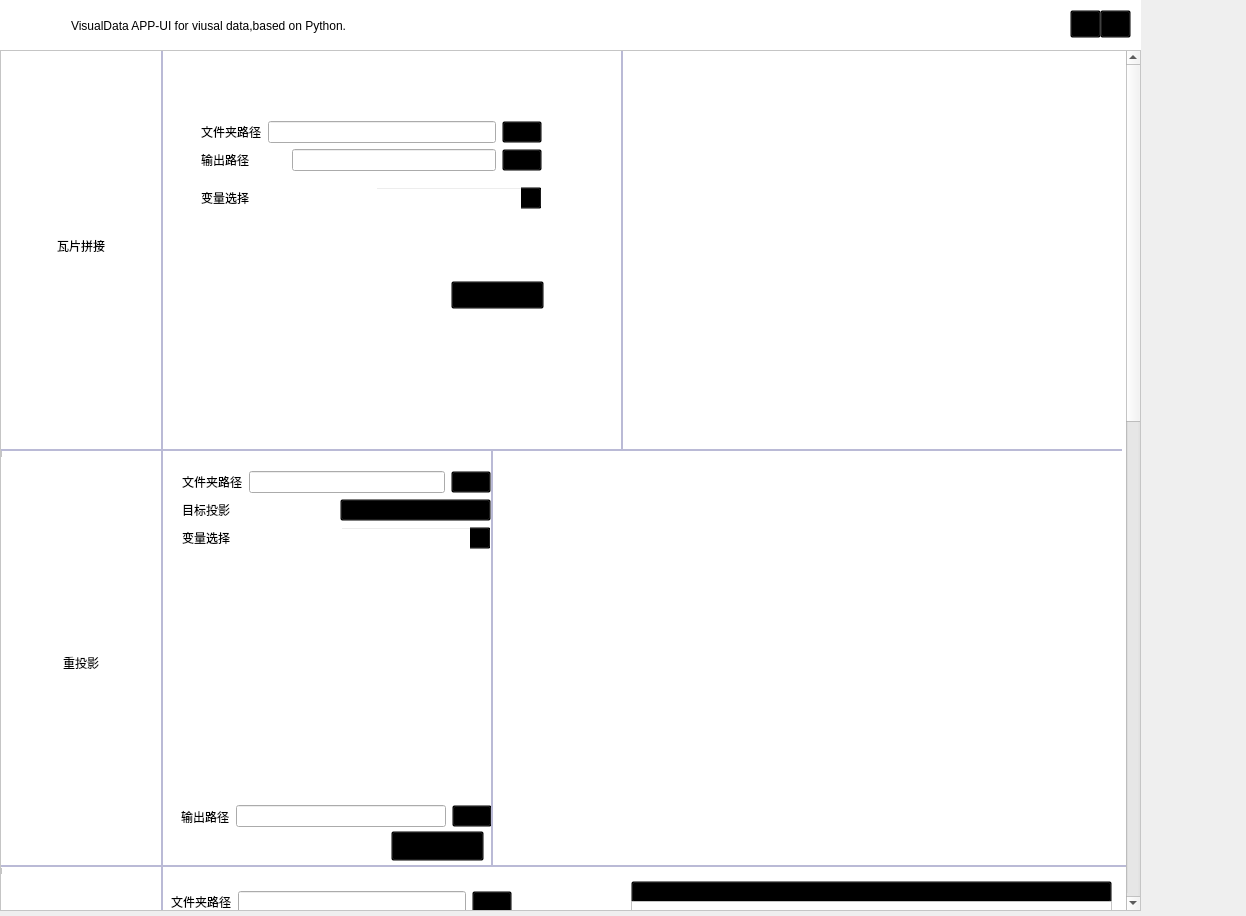
<?xml version="1.0" encoding="UTF-8"?>
<ui version="4.0">
 <class>Form</class>
 <widget class="QWidget" name="Form">
  <property name="geometry">
   <rect>
    <x>0</x>
    <y>0</y>
    <width>1246</width>
    <height>916</height>
   </rect>
  </property>
  <property name="windowTitle">
   <string>Form</string>
  </property>
  <property name="styleSheet">
   <string notr="true">QWidget{
	color: rgb(0, 0, 0);
	font: 10pt &quot;Segoe UI&quot;;
}
QFrame{background-color:white;
}
QPushButton{background-color:transparent}

QPushButton:hover {
    background-color: rgba(121, 115, 127, 55);
}</string>
  </property>
  <widget class="QFrame" name="frame_5">
   <property name="geometry">
    <rect>
     <x>0</x>
     <y>0</y>
     <width>1141</width>
     <height>50</height>
    </rect>
   </property>
   <property name="maximumSize">
    <size>
     <width>16777215</width>
     <height>50</height>
    </size>
   </property>
   <property name="styleSheet">
    <string notr="true">QPushButton{background-color:transparent}
QFrame {
	background-color:white;
    border: 0px solid black;
    transition: margin-left 0.5s;
}
QPushButton:hover {
    background-color: rgba(121, 115, 127, 55);
}
</string>
   </property>
   <property name="frameShape">
    <enum>QFrame::StyledPanel</enum>
   </property>
   <property name="frameShadow">
    <enum>QFrame::Raised</enum>
   </property>
   <widget class="QPushButton" name="pushButton_7">
    <property name="geometry">
     <rect>
      <x>1100</x>
      <y>10</y>
      <width>31</width>
      <height>28</height>
     </rect>
    </property>
    <property name="text">
     <string/>
    </property>
    <property name="icon">
     <iconset>
      <normaloff>icon/关闭.png</normaloff>icon/关闭.png</iconset>
    </property>
   </widget>
   <widget class="QPushButton" name="pushButton_8">
    <property name="geometry">
     <rect>
      <x>1070</x>
      <y>10</y>
      <width>31</width>
      <height>28</height>
     </rect>
    </property>
    <property name="text">
     <string/>
    </property>
    <property name="icon">
     <iconset>
      <normaloff>icon/最小化.png</normaloff>icon/最小化.png</iconset>
    </property>
   </widget>
   <widget class="QLabel" name="label_2">
    <property name="geometry">
     <rect>
      <x>1</x>
      <y>4</y>
      <width>61</width>
      <height>41</height>
     </rect>
    </property>
    <property name="text">
     <string/>
    </property>
    <property name="pixmap">
     <pixmap>icon/icon.png</pixmap>
    </property>
    <property name="scaledContents">
     <bool>true</bool>
    </property>
   </widget>
   <widget class="QLabel" name="label_3">
    <property name="geometry">
     <rect>
      <x>71</x>
      <y>5</y>
      <width>701</width>
      <height>41</height>
     </rect>
    </property>
    <property name="text">
     <string>VisualData APP-UI for viusal data,based on Python.</string>
    </property>
   </widget>
  </widget>
  <widget class="QScrollArea" name="scrollArea">
   <property name="geometry">
    <rect>
     <x>0</x>
     <y>50</y>
     <width>1141</width>
     <height>861</height>
    </rect>
   </property>
   <property name="widgetResizable">
    <bool>true</bool>
   </property>
   <widget class="QWidget" name="scrollAreaWidgetContents">
    <property name="geometry">
     <rect>
      <x>0</x>
      <y>-572</y>
      <width>1118</width>
      <height>2000</height>
     </rect>
    </property>
    <property name="minimumSize">
     <size>
      <width>1000</width>
      <height>2000</height>
     </size>
    </property>
    <widget class="QFrame" name="frame">
     <property name="geometry">
      <rect>
       <x>0</x>
       <y>-10</y>
       <width>1141</width>
       <height>1391</height>
      </rect>
     </property>
     <property name="frameShape">
      <enum>QFrame::StyledPanel</enum>
     </property>
     <property name="frameShadow">
      <enum>QFrame::Raised</enum>
     </property>
     <widget class="QFrame" name="frame_2">
      <property name="geometry">
       <rect>
        <x>0</x>
        <y>0</y>
        <width>161</width>
        <height>1331</height>
       </rect>
      </property>
      <property name="frameShape">
       <enum>QFrame::StyledPanel</enum>
      </property>
      <property name="frameShadow">
       <enum>QFrame::Raised</enum>
      </property>
      <widget class="QWidget" name="verticalLayoutWidget">
       <property name="geometry">
        <rect>
         <x>0</x>
         <y>0</y>
         <width>160</width>
         <height>1243</height>
        </rect>
       </property>
       <layout class="QVBoxLayout" name="verticalLayout">
        <item>
         <widget class="QLabel" name="label_5">
          <property name="minimumSize">
           <size>
            <width>0</width>
            <height>400</height>
           </size>
          </property>
          <property name="text">
           <string>瓦片拼接</string>
          </property>
          <property name="alignment">
           <set>Qt::AlignCenter</set>
          </property>
         </widget>
        </item>
        <item>
         <widget class="QLabel" name="label_4">
          <property name="minimumSize">
           <size>
            <width>0</width>
            <height>400</height>
           </size>
          </property>
          <property name="text">
           <string>重投影</string>
          </property>
          <property name="alignment">
           <set>Qt::AlignCenter</set>
          </property>
         </widget>
        </item>
        <item>
         <widget class="QLabel" name="label">
          <property name="minimumSize">
           <size>
            <width>0</width>
            <height>400</height>
           </size>
          </property>
          <property name="text">
           <string>NC文件读取</string>
          </property>
          <property name="alignment">
           <set>Qt::AlignCenter</set>
          </property>
         </widget>
        </item>
       </layout>
      </widget>
     </widget>
     <widget class="QLabel" name="label_7">
      <property name="geometry">
       <rect>
        <x>0</x>
        <y>408</y>
        <width>1121</width>
        <height>2</height>
       </rect>
      </property>
      <property name="maximumSize">
       <size>
        <width>16777215</width>
        <height>2</height>
       </size>
      </property>
      <property name="styleSheet">
       <string notr="true">QLabel{background-color:rgb(186, 186, 214)}</string>
      </property>
      <property name="text">
       <string/>
      </property>
     </widget>
     <widget class="QWidget" name="layoutWidget_4">
      <property name="geometry">
       <rect>
        <x>180</x>
        <y>760</y>
        <width>311</width>
        <height>31</height>
       </rect>
      </property>
      <layout class="QHBoxLayout" name="horizontalLayout_2">
       <item>
        <widget class="QLabel" name="label_11">
         <property name="text">
          <string>输出路径</string>
         </property>
        </widget>
       </item>
       <item>
        <widget class="QLineEdit" name="lineEdit_2"/>
       </item>
       <item>
        <widget class="QPushButton" name="pushButton_2">
         <property name="maximumSize">
          <size>
           <width>40</width>
           <height>16777215</height>
          </size>
         </property>
         <property name="text">
          <string/>
         </property>
         <property name="icon">
          <iconset>
           <normaloff>icon/文件夹.png</normaloff>icon/文件夹.png</iconset>
         </property>
        </widget>
       </item>
      </layout>
     </widget>
     <widget class="QPlainTextEdit" name="plainTextEdit">
      <property name="geometry">
       <rect>
        <x>510</x>
        <y>420</y>
        <width>601</width>
        <height>371</height>
       </rect>
      </property>
      <property name="styleSheet">
       <string notr="true">QPlainTextEdit{ border: none; }</string>
      </property>
     </widget>
     <widget class="QLabel" name="label_14">
      <property name="geometry">
       <rect>
        <x>0</x>
        <y>824</y>
        <width>2400</width>
        <height>2</height>
       </rect>
      </property>
      <property name="maximumSize">
       <size>
        <width>16777215</width>
        <height>2</height>
       </size>
      </property>
      <property name="styleSheet">
       <string notr="true">QLabel{background-color:rgb(186, 186, 214)}</string>
      </property>
      <property name="text">
       <string/>
      </property>
     </widget>
     <widget class="QLabel" name="label_15">
      <property name="geometry">
       <rect>
        <x>490</x>
        <y>410</y>
        <width>2</width>
        <height>415</height>
       </rect>
      </property>
      <property name="maximumSize">
       <size>
        <width>2</width>
        <height>16777215</height>
       </size>
      </property>
      <property name="styleSheet">
       <string notr="true">QLabel{background-color:rgb(186, 186, 214)}</string>
      </property>
      <property name="text">
       <string/>
      </property>
     </widget>
     <widget class="QLabel" name="label_38">
      <property name="geometry">
       <rect>
        <x>620</x>
        <y>-10</y>
        <width>2</width>
        <height>420</height>
       </rect>
      </property>
      <property name="maximumSize">
       <size>
        <width>2</width>
        <height>16777215</height>
       </size>
      </property>
      <property name="styleSheet">
       <string notr="true">QLabel{background-color:rgb(186, 186, 214)}</string>
      </property>
      <property name="text">
       <string/>
      </property>
     </widget>
     <widget class="QGraphicsView" name="graphicsView">
      <property name="geometry">
       <rect>
        <x>630</x>
        <y>10</y>
        <width>481</width>
        <height>391</height>
       </rect>
      </property>
      <property name="styleSheet">
       <string notr="true">QGraphicsView{ border: none; }</string>
      </property>
     </widget>
     <widget class="QPushButton" name="pushButton_10">
      <property name="geometry">
       <rect>
        <x>450</x>
        <y>240</y>
        <width>93</width>
        <height>28</height>
       </rect>
      </property>
      <property name="text">
       <string>执行</string>
      </property>
     </widget>
     <widget class="QPushButton" name="pushButton_11">
      <property name="geometry">
       <rect>
        <x>390</x>
        <y>790</y>
        <width>93</width>
        <height>30</height>
       </rect>
      </property>
      <property name="text">
       <string>执行</string>
      </property>
     </widget>
     <widget class="QWidget" name="layoutWidget">
      <property name="geometry">
       <rect>
        <x>181</x>
        <y>430</y>
        <width>309</width>
        <height>306</height>
       </rect>
      </property>
      <layout class="QVBoxLayout" name="verticalLayout_3">
       <item>
        <layout class="QVBoxLayout" name="verticalLayout_2">
         <item>
          <layout class="QHBoxLayout" name="horizontalLayout">
           <item>
            <widget class="QLabel" name="label_8">
             <property name="text">
              <string>文件夹路径</string>
             </property>
            </widget>
           </item>
           <item>
            <widget class="QLineEdit" name="lineEdit"/>
           </item>
           <item>
            <widget class="QPushButton" name="pushButton">
             <property name="maximumSize">
              <size>
               <width>40</width>
               <height>16777215</height>
              </size>
             </property>
             <property name="text">
              <string/>
             </property>
             <property name="icon">
              <iconset>
               <normaloff>icon/文件夹.png</normaloff>icon/文件夹.png</iconset>
             </property>
            </widget>
           </item>
          </layout>
         </item>
         <item>
          <layout class="QHBoxLayout" name="horizontalLayout_4">
           <item>
            <widget class="QLabel" name="label_13">
             <property name="text">
              <string>目标投影</string>
             </property>
            </widget>
           </item>
           <item>
            <widget class="QComboBox" name="comboBox_2">
             <property name="styleSheet">
              <string notr="true">QComboBox{background-color:transparent}</string>
             </property>
             <item>
              <property name="text">
               <string>EPSG4326</string>
              </property>
             </item>
            </widget>
           </item>
          </layout>
         </item>
         <item>
          <layout class="QHBoxLayout" name="horizontalLayout_3">
           <item>
            <widget class="QLabel" name="label_12">
             <property name="text">
              <string>变量选择</string>
             </property>
            </widget>
           </item>
           <item>
            <widget class="QComboBox" name="comboBox">
             <property name="styleSheet">
              <string notr="true">QComboBox{background-color:transparent}</string>
             </property>
             <property name="editable">
              <bool>true</bool>
             </property>
            </widget>
           </item>
          </layout>
         </item>
        </layout>
       </item>
       <item>
        <widget class="QTableWidget" name="tableWidget">
         <property name="styleSheet">
          <string notr="true">QTableWidget{ border: none; }</string>
         </property>
        </widget>
       </item>
      </layout>
     </widget>
     <widget class="QWidget" name="layoutWidget">
      <property name="geometry">
       <rect>
        <x>200</x>
        <y>70</y>
        <width>341</width>
        <height>109</height>
       </rect>
      </property>
      <layout class="QVBoxLayout" name="verticalLayout_8">
       <item>
        <layout class="QVBoxLayout" name="verticalLayout_7">
         <item>
          <layout class="QHBoxLayout" name="horizontalLayout_5">
           <item>
            <widget class="QLabel" name="label_16">
             <property name="text">
              <string>文件夹路径</string>
             </property>
            </widget>
           </item>
           <item>
            <widget class="QLineEdit" name="lineEdit_3"/>
           </item>
           <item>
            <widget class="QPushButton" name="pushButton_3">
             <property name="maximumSize">
              <size>
               <width>40</width>
               <height>16777215</height>
              </size>
             </property>
             <property name="text">
              <string/>
             </property>
             <property name="icon">
              <iconset>
               <normaloff>icon/文件夹.png</normaloff>icon/文件夹.png</iconset>
             </property>
            </widget>
           </item>
          </layout>
         </item>
         <item>
          <layout class="QHBoxLayout" name="horizontalLayout_11">
           <item>
            <widget class="QLabel" name="label_31">
             <property name="minimumSize">
              <size>
               <width>85</width>
               <height>0</height>
              </size>
             </property>
             <property name="text">
              <string>输出路径</string>
             </property>
            </widget>
           </item>
           <item>
            <widget class="QLineEdit" name="lineEdit_7"/>
           </item>
           <item>
            <widget class="QPushButton" name="pushButton_9">
             <property name="maximumSize">
              <size>
               <width>40</width>
               <height>16777215</height>
              </size>
             </property>
             <property name="text">
              <string/>
             </property>
             <property name="icon">
              <iconset>
               <normaloff>icon/文件夹.png</normaloff>icon/文件夹.png</iconset>
             </property>
            </widget>
           </item>
          </layout>
         </item>
        </layout>
       </item>
       <item>
        <layout class="QHBoxLayout" name="horizontalLayout_12">
         <item>
          <widget class="QLabel" name="label_32">
           <property name="text">
            <string>变量选择</string>
           </property>
          </widget>
         </item>
         <item>
          <widget class="QComboBox" name="comboBox_5">
           <property name="styleSheet">
            <string notr="true">QComboBox{background-color:transparent}</string>
           </property>
           <property name="editable">
            <bool>true</bool>
           </property>
          </widget>
         </item>
        </layout>
       </item>
      </layout>
     </widget>
     <widget class="QLabel" name="label_39">
      <property name="geometry">
       <rect>
        <x>160</x>
        <y>0</y>
        <width>2</width>
        <height>1600</height>
       </rect>
      </property>
      <property name="maximumSize">
       <size>
        <width>2</width>
        <height>16777215</height>
       </size>
      </property>
      <property name="styleSheet">
       <string notr="true">QLabel{background-color:rgb(186, 186, 214)}</string>
      </property>
      <property name="text">
       <string/>
      </property>
     </widget>
     <widget class="QLabel" name="label_18">
      <property name="geometry">
       <rect>
        <x>1</x>
        <y>1240</y>
        <width>1121</width>
        <height>2</height>
       </rect>
      </property>
      <property name="maximumSize">
       <size>
        <width>16777215</width>
        <height>2</height>
       </size>
      </property>
      <property name="styleSheet">
       <string notr="true">QLabel{background-color:rgb(186, 186, 214)}</string>
      </property>
      <property name="text">
       <string/>
      </property>
     </widget>
     <widget class="QWidget" name="layoutWidget_2">
      <property name="geometry">
       <rect>
        <x>170</x>
        <y>840</y>
        <width>341</width>
        <height>109</height>
       </rect>
      </property>
      <layout class="QVBoxLayout" name="verticalLayout_9">
       <item>
        <layout class="QVBoxLayout" name="verticalLayout_10">
         <item>
          <layout class="QHBoxLayout" name="horizontalLayout_6">
           <item>
            <widget class="QLabel" name="label_17">
             <property name="text">
              <string>文件夹路径</string>
             </property>
            </widget>
           </item>
           <item>
            <widget class="QLineEdit" name="lineEdit_4"/>
           </item>
           <item>
            <widget class="QPushButton" name="pushButton_4">
             <property name="maximumSize">
              <size>
               <width>40</width>
               <height>16777215</height>
              </size>
             </property>
             <property name="text">
              <string/>
             </property>
             <property name="icon">
              <iconset>
               <normaloff>icon/文件夹.png</normaloff>icon/文件夹.png</iconset>
             </property>
            </widget>
           </item>
          </layout>
         </item>
         <item>
          <layout class="QHBoxLayout" name="horizontalLayout_13">
           <item>
            <widget class="QLabel" name="label_33">
             <property name="minimumSize">
              <size>
               <width>85</width>
               <height>0</height>
              </size>
             </property>
             <property name="text">
              <string>输出路径</string>
             </property>
            </widget>
           </item>
           <item>
            <widget class="QLineEdit" name="lineEdit_8"/>
           </item>
           <item>
            <widget class="QPushButton" name="pushButton_12">
             <property name="maximumSize">
              <size>
               <width>40</width>
               <height>16777215</height>
              </size>
             </property>
             <property name="text">
              <string/>
             </property>
             <property name="icon">
              <iconset>
               <normaloff>icon/文件夹.png</normaloff>icon/文件夹.png</iconset>
             </property>
            </widget>
           </item>
          </layout>
         </item>
        </layout>
       </item>
       <item>
        <layout class="QHBoxLayout" name="horizontalLayout_14">
         <item>
          <widget class="QLabel" name="label_34">
           <property name="text">
            <string>变量选择</string>
           </property>
          </widget>
         </item>
         <item>
          <widget class="QComboBox" name="comboBox_6">
           <property name="styleSheet">
            <string notr="true">QComboBox{background-color:transparent}</string>
           </property>
           <property name="editable">
            <bool>true</bool>
           </property>
          </widget>
         </item>
        </layout>
       </item>
      </layout>
     </widget>
     <widget class="QComboBox" name="comboBox_3">
      <property name="geometry">
       <rect>
        <x>630</x>
        <y>840</y>
        <width>481</width>
        <height>22</height>
       </rect>
      </property>
      <property name="styleSheet">
       <string notr="true">QComboBox{background-color:transparent}</string>
      </property>
     </widget>
     <widget class="QTextEdit" name="textEdit">
      <property name="geometry">
       <rect>
        <x>630</x>
        <y>860</y>
        <width>481</width>
        <height>371</height>
       </rect>
      </property>
     </widget>
     <widget class="QScrollArea" name="scrollArea_2">
      <property name="geometry">
       <rect>
        <x>170</x>
        <y>960</y>
        <width>341</width>
        <height>261</height>
       </rect>
      </property>
      <property name="widgetResizable">
       <bool>true</bool>
      </property>
      <widget class="QWidget" name="scrollAreaWidgetContents_2">
       <property name="geometry">
        <rect>
         <x>0</x>
         <y>0</y>
         <width>318</width>
         <height>1000</height>
        </rect>
       </property>
       <property name="minimumSize">
        <size>
         <width>0</width>
         <height>1000</height>
        </size>
       </property>
       <widget class="QFrame" name="frame_3">
        <property name="geometry">
         <rect>
          <x>0</x>
          <y>0</y>
          <width>341</width>
          <height>1001</height>
         </rect>
        </property>
        <property name="frameShape">
         <enum>QFrame::StyledPanel</enum>
        </property>
        <property name="frameShadow">
         <enum>QFrame::Raised</enum>
        </property>
       </widget>
      </widget>
     </widget>
    </widget>
   </widget>
  </widget>
 </widget>
 <resources/>
 <connections/>
</ui>
